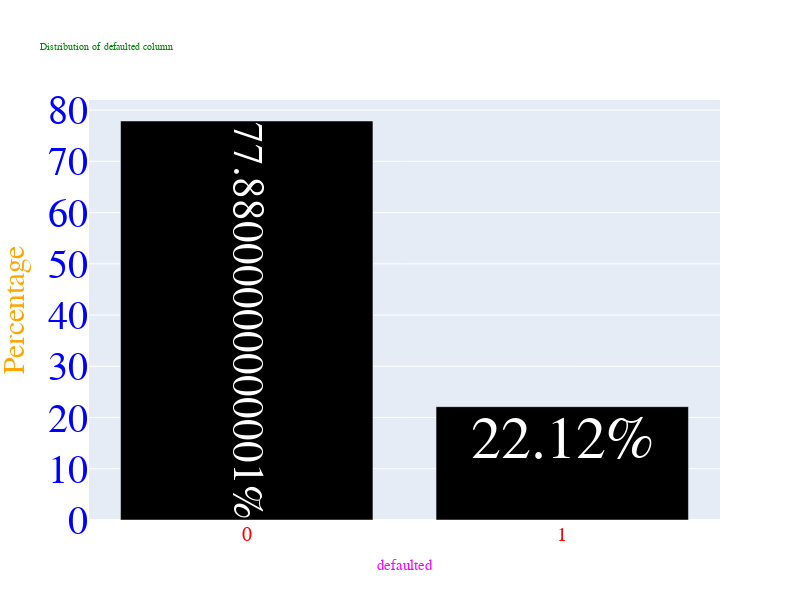

The code cell stored with this chart in its notebook:
### Code cell
# create a table with value counts
temp = target.value_counts()
# creating a Bar chart object of plotly
data = [go.Bar(
        x=temp.index.astype(str), # x axis values
        y=np.round(temp.values.astype(float)/temp.values.sum(),4)*100, # y axis values
        text = ['{}%'.format(i) for i in np.round(temp.values.astype(float)/temp.values.sum(),4)*100],
    # text to be displayed on the bar, we are doing this to display the '%' symbol along with the number on the bar
        textposition = 'inside', # specify at which position on the bar the text should appear
    marker = dict(color = '#000000'),)] # change color of the bar
# color used here Black

# these are used to define the layout options

layout = go.Layout(
    autosize=False, # auto size the graph? use False if you are specifying the height and width
    width=800, # height of the figure in pixels
    height=600, # height of the figure in pixels
    title = "Distribution of {} column".format('defaulted'), # title of the figure
    
    # more granular control on the title font 
    titlefont=dict( 
        family='Courier New, monospace', # font family
        size=10, # size of the font
        color='green' # color of the font
    ),
    
    
    # granular control on the axes objects 
    xaxis=dict(title='defaulted', titlefont=dict(size=15,color="magenta"),
        
               tickfont=dict(
                   family='Courier New, monospace', # font family
                   size=20, # size of ticks displayed on the x axis
                   color='red'  # color of the font
        )
    ),
    
    
    yaxis=dict(title='Percentage', titlefont=dict(size=30,color='orange'),
               
               tickfont=dict(
                   family='Courier New, monospace', # font family
                   size=40, # size of ticks displayed on the y axis
                   color='blue' # color of the font
        )
    ),
    
    
    font = dict(
        family='Courier New, monospace', # font family
        color = "#FF00FF",# color of the font
        size = 60 # size of the font displayed on the bar
        )  
    )

fig = go.Figure(data=data, layout=layout)
iplot(fig)

del temp

### Figure 1 — Plotly figure (JSON) as saved in the notebook; plotly's stock layout.template omitted (floating-point values rounded to 4 significant figures)
{"data": [{"marker": {"color": "#000000"}, "text": ["77.88000000000001%", "22.12%"], "textposition": "inside", "type": "bar", "x": ["0", "1"], "y": [77.88, 22.12]}], "layout": {"autosize": false, "font": {"color": "#FF00FF", "family": "Courier New, monospace", "size": 60}, "height": 600, "title": {"font": {"color": "green", "family": "Courier New, monospace", "size": 10}, "text": "Distribution of defaulted column"}, "width": 800, "xaxis": {"tickfont": {"color": "red", "family": "Courier New, monospace", "size": 20}, "title": {"font": {"color": "magenta", "size": 15}, "text": "defaulted"}}, "yaxis": {"tickfont": {"color": "blue", "family": "Courier New, monospace", "size": 40}, "title": {"font": {"color": "orange", "size": 30}, "text": "Percentage"}}}}
